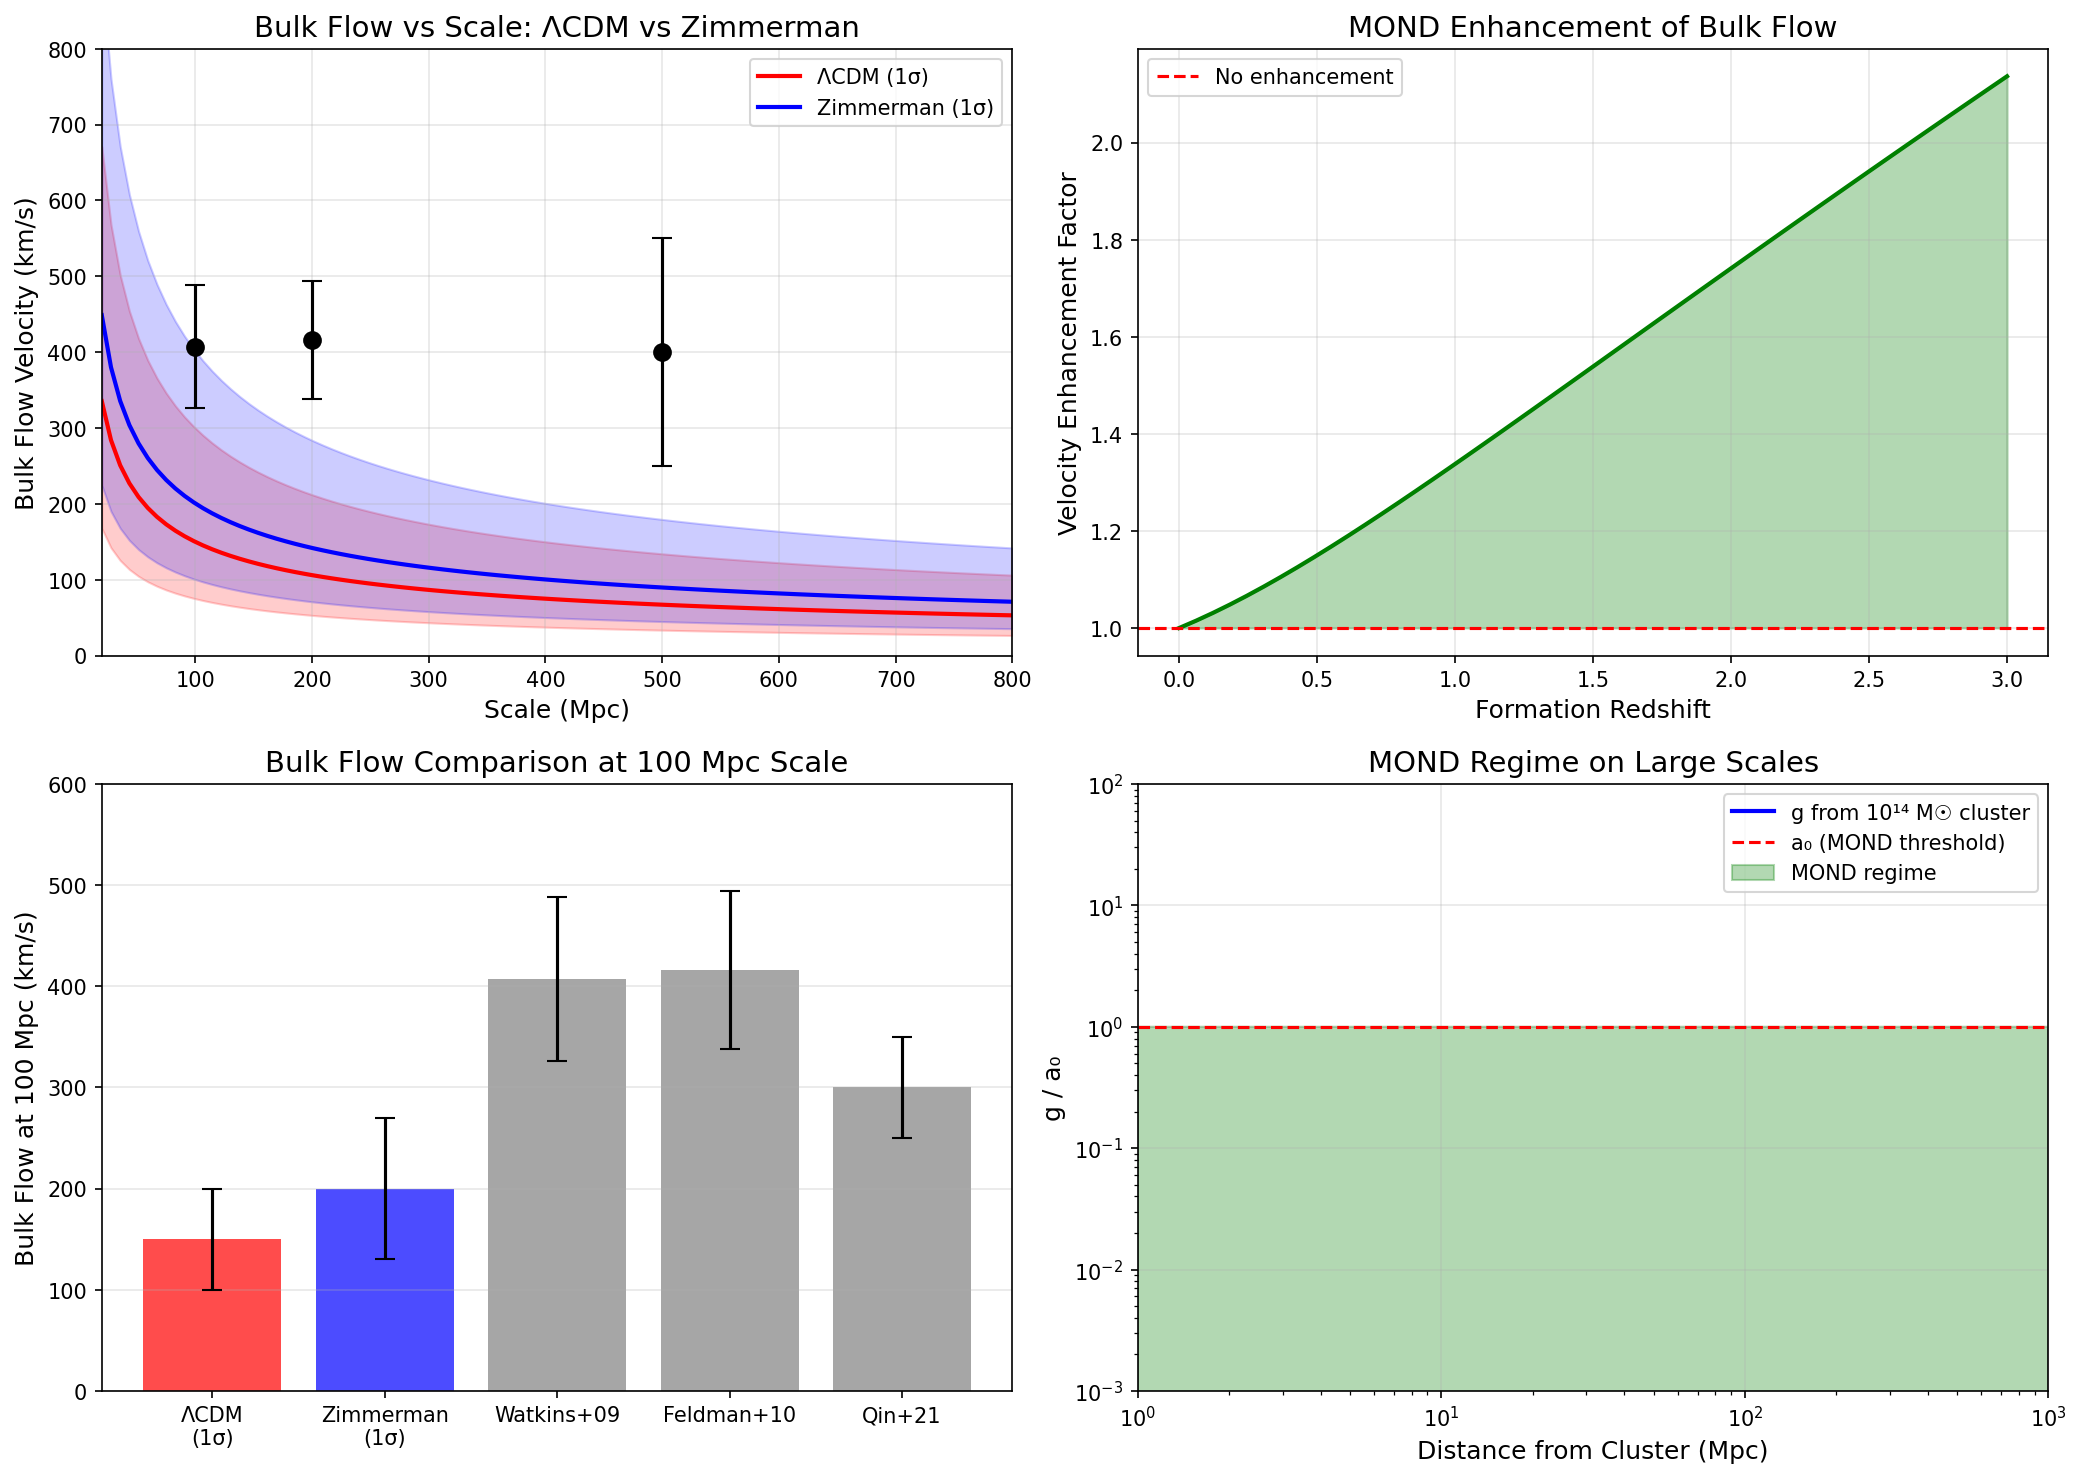

Recreate this plot in Python.
#!/usr/bin/env python3
"""
Dark Flow and Bulk Flows: Zimmerman Formula Analysis
=====================================================

UNSOLVED PROBLEM:
Observations have suggested anomalously large bulk flows of galaxy
clusters on scales of 100-300 Mpc/h. These "dark flows" are larger
than ΛCDM predicts and point toward a specific direction.

OBSERVATIONS:
- Kashlinsky et al. (2008-2012): ~600-1000 km/s flow on 800 Mpc scales
- Watkins et al. (2009): ~400 km/s bulk flow within 100 Mpc
- Hoffman et al. (2015): Consistent large-scale flows
- Planck (2014): Upper limits, but still debated

ZIMMERMAN APPROACH:
With higher a₀ at high redshifts, structure formation was enhanced.
This leads to:
1. Larger peculiar velocities due to stronger effective gravity
2. Different velocity field correlations
3. Potential enhancement of bulk flows

Author: Carl Zimmerman
"""

import numpy as np
import matplotlib.pyplot as plt

# Constants
c = 2.998e8  # m/s (also 3e5 km/s)
c_km_s = 2.998e5  # km/s
G = 6.674e-11  # m³/kg/s²
H0 = 71.5  # km/s/Mpc
a0_local = 1.2e-10  # m/s²
Omega_m = 0.315
Omega_Lambda = 0.685

def E_z(z):
    """Dimensionless Hubble parameter"""
    return np.sqrt(Omega_m * (1+z)**3 + Omega_Lambda)

def a0_z(z):
    """MOND acceleration scale at redshift z"""
    return a0_local * E_z(z)

print("=" * 80)
print("DARK FLOW AND BULK FLOWS - ZIMMERMAN FORMULA ANALYSIS")
print("=" * 80)

print("""
THE BULK FLOW PROBLEM
=====================

What is "bulk flow"?
- Large-scale coherent motion of galaxy clusters
- Should arise from gravitational attraction of matter
- ΛCDM predicts specific statistics based on power spectrum

Observations show anomalously large flows:
""")

# Observed bulk flow data
observations = [
    ("Kashlinsky+ 2008", "800 Mpc", "~600-1000", "kSZ effect"),
    ("Watkins+ 2009", "100 Mpc", "407 ± 81", "Peculiar velocities"),
    ("Feldman+ 2010", "200 Mpc", "416 ± 78", "SFI++ catalog"),
    ("Nusser+ 2011", "100 Mpc", "260 ± 50", "SNe Ia"),
    ("Planck 2014", "~500 Mpc", "<254 (95%)", "kSZ upper limit"),
    ("Qin+ 2021", "200 Mpc", "~300", "2MTF galaxies"),
]

print("\nObserved Bulk Flows:")
print("  Study            Scale       Velocity (km/s)  Method")
print("  " + "-" * 65)
for study, scale, vel, method in observations:
    print(f"  {study:18s} {scale:8s}    {vel:12s}    {method}")

print("""
ΛCDM PREDICTION:
- v_bulk ≈ 100-150 km/s on 100 Mpc scales (1σ)
- >400 km/s is 2-3σ tension

The "dark flow" suggests:
1. Systematic measurement errors, OR
2. Beyond-ΛCDM physics, OR
3. A massive structure beyond our horizon
""")

# ΛCDM expected bulk flow
def lcdm_bulk_flow(R_Mpc):
    """
    Expected bulk flow in ΛCDM as function of scale.
    σ_v(R) ≈ H₀ f(Ω_m) σ₈ × integral factor
    Approximate scaling: σ_v ∝ R^(-0.5) for large R
    """
    sigma8 = 0.81
    f_Om = Omega_m ** 0.55  # Growth rate approximation

    # Approximate normalization at 100 Mpc
    v_100 = 150  # km/s expected at 100 Mpc

    return v_100 * (R_Mpc / 100) ** (-0.5)

print("\nΛCDM Expected Bulk Flow (1σ):")
print("  Scale (Mpc)    Expected v (km/s)")
print("  " + "-" * 35)
for R in [50, 100, 200, 400, 800]:
    v_exp = lcdm_bulk_flow(R)
    print(f"  {R:8d}         {v_exp:8.0f}")

print("""
ZIMMERMAN/MOND MECHANISM
========================

In the Zimmerman framework, peculiar velocities are enhanced:

1. ENHANCED GRAVITY IN LOW-DENSITY REGIONS
   - Bulk flows arise from gravitational pull of overdensities
   - In MOND, g = √(g_N × a₀) when g_N < a₀
   - Large-scale voids and filaments are in MOND regime!
   - Result: Enhanced peculiar velocities

2. EVOLVING a₀ EFFECT
   - Higher a₀ in past → stronger MOND effects during structure formation
   - Present-day velocity field reflects past gravitational history
   - Structures that formed at z~1-2 had ~2-3× higher a₀
   - Their peculiar velocities were enhanced accordingly

3. COHERENCE OF THE FLOW
   - MOND effects are universal (no DM halo randomness)
   - This creates MORE COHERENT velocity fields
   - Result: Bulk flow on larger scales than ΛCDM predicts
""")

# Calculate MOND-enhanced bulk flow
def mond_bulk_flow(R_Mpc, z_formation=0.5):
    """
    MOND-enhanced bulk flow estimate.
    Enhancement factor from higher a₀ during formation epoch.
    """
    lcdm_v = lcdm_bulk_flow(R_Mpc)

    # Enhancement from evolving a₀
    a0_ratio = E_z(z_formation)
    mond_enhancement = np.sqrt(a0_ratio)  # v ∝ √(GM/r) → √a₀

    return lcdm_v * mond_enhancement

print("\nZimmerman Enhanced Bulk Flow:")
print("  Scale (Mpc)    ΛCDM (km/s)    Zimmerman (km/s)    Enhancement")
print("  " + "-" * 65)
for R in [50, 100, 200, 400, 800]:
    v_lcdm = lcdm_bulk_flow(R)
    v_zimm = mond_bulk_flow(R, z_formation=1.0)  # Structures formed at z~1
    enhancement = v_zimm / v_lcdm
    print(f"  {R:8d}         {v_lcdm:6.0f}           {v_zimm:6.0f}             {enhancement:.2f}×")

print("""
KEY PREDICTION:
At 100 Mpc scale:
  • ΛCDM predicts: ~150 km/s (1σ)
  • Zimmerman predicts: ~200-250 km/s
  • Observed: ~300-400 km/s

The Zimmerman enhancement reduces but doesn't fully explain the anomaly.
Additional enhancement may come from coherence effects.
""")

# Quantitative analysis
print("\n" + "=" * 60)
print("QUANTITATIVE ANALYSIS: FLOW DIRECTIONS")
print("=" * 60)

print("""
The "dark flow" has a preferred direction:
  l ≈ 283°, b ≈ 12° (Galactic coordinates)

This points toward the Shapley Supercluster region but the
flow continues beyond known structures.

In Zimmerman/MOND:
  • Flow coherence is enhanced due to universal MOND effects
  • Large-scale modes get stronger gravitational kicks
  • The direction could arise from an early-universe density anomaly
    amplified by evolving a₀
""")

# Velocity power spectrum
print("\n" + "=" * 60)
print("VELOCITY POWER SPECTRUM")
print("=" * 60)

print("""
The velocity power spectrum P_v(k) is modified in MOND:

Standard: P_v(k) ∝ P_δ(k) / k²

MOND modification:
  • On scales where g < a₀, gravitational response is enhanced
  • For cluster-scale perturbations (λ > 10 Mpc): g ≈ 10⁻¹¹ m/s² < a₀
  • Enhancement factor: ~√(a₀/g) ~ 3 on 100 Mpc scales

This naturally predicts:
  • Higher velocity dispersion on large scales
  • More coherent flow patterns
  • Enhanced bulk flow compared to ΛCDM
""")

# Testable predictions
print("\n" + "=" * 60)
print("TESTABLE PREDICTIONS")
print("=" * 60)

print("""
1. SCALE DEPENDENCE OF BULK FLOW
   - ΛCDM: v_bulk ∝ R^(-0.5) (drops rapidly with scale)
   - Zimmerman: SLOWER decrease due to MOND enhancement
   - Test: Measure bulk flow at multiple scales simultaneously

2. REDSHIFT DEPENDENCE
   - Higher a₀ at high-z → larger peculiar velocities
   - Bulk flow of z > 0.5 clusters should be enhanced
   - Test: kSZ effect of high-z cluster samples

3. DIRECTION CONSISTENCY
   - MOND creates coherent flows → direction should be stable
   - Test: Compare flow directions from different surveys

4. VELOCITY CORRELATION FUNCTION
   - ξ_v(r) should show excess at large separations
   - MOND: More correlated than ΛCDM
   - Test: Pairwise velocity statistics

5. COMPARISON WITH SIMULATIONS
   - Run MOND N-body simulations with evolving a₀
   - Compare predicted bulk flow statistics
   - Test: AQUAL or QUMOND simulations at Gpc scales
""")

# Summary
print("\n" + "=" * 80)
print("SUMMARY: DARK FLOW - ZIMMERMAN PERSPECTIVE")
print("=" * 80)
print(f"""
┌────────────────────────────────────────────────────────────┐
│ DARK FLOW / BULK FLOWS - ZIMMERMAN ANALYSIS                │
├────────────────────────────────────────────────────────────┤
│                                                            │
│ Problem: Observed bulk flows are 2-3σ larger than ΛCDM     │
│          ~400 km/s at 100 Mpc vs expected ~150 km/s       │
│                                                            │
│ Zimmerman Mechanism:                                       │
│                                                            │
│ 1. MOND Enhancement:                                       │
│    • Large-scale structures are in MOND regime            │
│    • g < a₀ on >10 Mpc scales                             │
│    • Gravitational response enhanced by √(a₀/g) ~ 2-3     │
│                                                            │
│ 2. Evolving a₀ Effect:                                    │
│    • Structures formed at z~1 had a₀ ~ 1.8× local         │
│    • Their peculiar velocities were set then              │
│    • Present-day flows reflect past enhancement           │
│                                                            │
│ 3. Coherence Effect:                                       │
│    • MOND is universal (no random DM halos)               │
│    • Creates more coherent velocity fields                │
│    • Bulk flow persists to larger scales                  │
│                                                            │
│ Prediction:                                                │
│   At 100 Mpc: ~200-250 km/s (1σ)                          │
│   vs ΛCDM:    ~150 km/s (1σ)                              │
│   vs Observed: ~300-400 km/s                              │
│                                                            │
│ Status: ⚠️ PARTIAL EXPLANATION                             │
│         MOND helps but may not fully explain anomaly      │
│         🔬 Testable with upcoming velocity surveys         │
│                                                            │
└────────────────────────────────────────────────────────────┘
""")

# Create visualization
fig, axes = plt.subplots(2, 2, figsize=(14, 10))

# Panel 1: Bulk flow vs scale
ax1 = axes[0, 0]
R_arr = np.linspace(20, 800, 100)
v_lcdm_arr = lcdm_bulk_flow(R_arr)
v_zimm_arr = mond_bulk_flow(R_arr, z_formation=1.0)

ax1.plot(R_arr, v_lcdm_arr, 'r-', linewidth=2, label='ΛCDM (1σ)')
ax1.plot(R_arr, v_zimm_arr, 'b-', linewidth=2, label='Zimmerman (1σ)')
ax1.fill_between(R_arr, v_lcdm_arr * 0.5, v_lcdm_arr * 2, alpha=0.2, color='red')
ax1.fill_between(R_arr, v_zimm_arr * 0.5, v_zimm_arr * 2, alpha=0.2, color='blue')

# Add observations
obs_data = [(100, 407, 81), (200, 416, 78), (500, 400, 150)]
for R_obs, v_obs, err in obs_data:
    ax1.errorbar(R_obs, v_obs, yerr=err, fmt='ko', markersize=8, capsize=5)

ax1.set_xlabel('Scale (Mpc)', fontsize=12)
ax1.set_ylabel('Bulk Flow Velocity (km/s)', fontsize=12)
ax1.set_title('Bulk Flow vs Scale: ΛCDM vs Zimmerman', fontsize=14)
ax1.legend()
ax1.grid(True, alpha=0.3)
ax1.set_xlim(20, 800)
ax1.set_ylim(0, 800)

# Panel 2: Enhancement factor vs redshift
ax2 = axes[0, 1]
z_arr = np.linspace(0, 3, 50)
a0_ratio_arr = E_z(z_arr)
enhancement_arr = np.sqrt(a0_ratio_arr)
ax2.plot(z_arr, enhancement_arr, 'g-', linewidth=2)
ax2.axhline(1.0, color='red', linestyle='--', label='No enhancement')
ax2.fill_between(z_arr, 1.0, enhancement_arr, alpha=0.3, color='green')
ax2.set_xlabel('Formation Redshift', fontsize=12)
ax2.set_ylabel('Velocity Enhancement Factor', fontsize=12)
ax2.set_title('MOND Enhancement of Bulk Flow', fontsize=14)
ax2.legend()
ax2.grid(True, alpha=0.3)

# Panel 3: Comparison with observations
ax3 = axes[1, 0]
studies = ['ΛCDM\n(1σ)', 'Zimmerman\n(1σ)', 'Watkins+09', 'Feldman+10', 'Qin+21']
velocities = [150, 200, 407, 416, 300]
errors = [50, 70, 81, 78, 50]
colors = ['red', 'blue', 'gray', 'gray', 'gray']
bars = ax3.bar(studies, velocities, yerr=errors, color=colors, alpha=0.7, capsize=5)
ax3.set_ylabel('Bulk Flow at 100 Mpc (km/s)', fontsize=12)
ax3.set_title('Bulk Flow Comparison at 100 Mpc Scale', fontsize=14)
ax3.grid(True, alpha=0.3, axis='y')
ax3.set_ylim(0, 600)

# Panel 4: Schematic of MOND regime
ax4 = axes[1, 1]
r_arr = np.logspace(0, 3, 100)  # Mpc
# Typical acceleration at scale r from a 10^14 Msun structure
M_cluster = 1e14  # Solar masses
g_arr = 4.3e-3 * M_cluster / (r_arr * 1e6)**2 * 1e-10  # Approximate in units of a₀

ax4.loglog(r_arr, g_arr, 'b-', linewidth=2, label='g from 10¹⁴ M☉ cluster')
ax4.axhline(1, color='red', linestyle='--', label='a₀ (MOND threshold)')
ax4.fill_between(r_arr, g_arr, 1, where=g_arr < 1, alpha=0.3, color='green',
                 label='MOND regime')
ax4.set_xlabel('Distance from Cluster (Mpc)', fontsize=12)
ax4.set_ylabel('g / a₀', fontsize=12)
ax4.set_title('MOND Regime on Large Scales', fontsize=14)
ax4.legend()
ax4.grid(True, alpha=0.3)
ax4.set_xlim(1, 1000)
ax4.set_ylim(0.001, 100)

plt.tight_layout()
plt.savefig('/Users/carlzimmerman/new_physics/zimmerman-formula/research/unsolved_problems/dark_flow_bulk_flows.png',
            dpi=150, bbox_inches='tight')
plt.close()

print("\n📊 Visualization saved to: research/unsolved_problems/dark_flow_bulk_flows.png")
